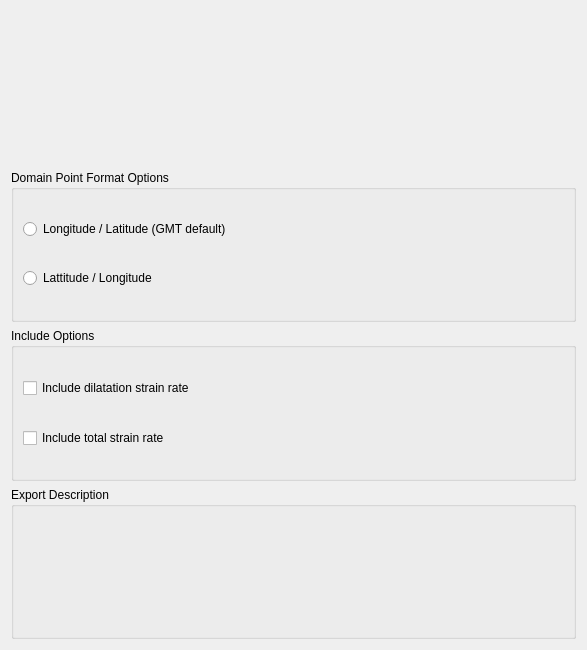
<?xml version="1.0" encoding="UTF-8"?>
<ui version="4.0">
 <class>ExportDeformationOptionsWidget</class>
 <widget class="QWidget" name="ExportDeformationOptionsWidget">
  <property name="geometry">
   <rect>
    <x>0</x>
    <y>0</y>
    <width>587</width>
    <height>650</height>
   </rect>
  </property>
  <property name="windowTitle">
   <string>Form</string>
  </property>
  <layout class="QVBoxLayout" name="verticalLayout_4">
   <item>
    <widget class="QWidget" name="widget_file_options" native="true"/>
   </item>
   <item>
    <widget class="QWidget" name="gmt_format_options" native="true">
     <layout class="QVBoxLayout" name="verticalLayout">
      <property name="spacing">
       <number>3</number>
      </property>
      <property name="margin">
       <number>0</number>
      </property>
      <item>
       <widget class="QGroupBox" name="gmt_domain_point_format_options">
        <property name="title">
         <string>Domain Point Format Options</string>
        </property>
        <layout class="QVBoxLayout" name="verticalLayout_7">
         <property name="spacing">
          <number>1</number>
         </property>
         <property name="leftMargin">
          <number>9</number>
         </property>
         <property name="topMargin">
          <number>1</number>
         </property>
         <property name="rightMargin">
          <number>9</number>
         </property>
         <property name="bottomMargin">
          <number>1</number>
         </property>
         <item>
          <widget class="QRadioButton" name="gmt_lon_lat_radio_button">
           <property name="text">
            <string>Longitude / Latitude (GMT default)</string>
           </property>
          </widget>
         </item>
         <item>
          <widget class="QRadioButton" name="gmt_lat_lon_radio_button">
           <property name="text">
            <string>Lattitude / Longitude</string>
           </property>
          </widget>
         </item>
        </layout>
       </widget>
      </item>
     </layout>
    </widget>
   </item>
   <item>
    <widget class="QGroupBox" name="inclusion_options">
     <property name="title">
      <string>Include Options</string>
     </property>
     <layout class="QVBoxLayout" name="verticalLayout_9">
      <property name="spacing">
       <number>1</number>
      </property>
      <property name="topMargin">
       <number>1</number>
      </property>
      <property name="bottomMargin">
       <number>1</number>
      </property>
      <item>
       <widget class="QCheckBox" name="include_dilatation_strain_rate_check_box">
        <property name="text">
         <string>Include dilatation strain rate</string>
        </property>
       </widget>
      </item>
      <item>
       <widget class="QCheckBox" name="include_second_invariant_strain_rate_check_box">
        <property name="text">
         <string>Include total strain rate</string>
        </property>
       </widget>
      </item>
     </layout>
    </widget>
   </item>
   <item>
    <widget class="QGroupBox" name="deformation_output_description_group_box">
     <property name="title">
      <string>Export Description</string>
     </property>
     <layout class="QVBoxLayout" name="verticalLayout_3">
      <property name="spacing">
       <number>3</number>
      </property>
      <property name="topMargin">
       <number>3</number>
      </property>
      <property name="bottomMargin">
       <number>3</number>
      </property>
      <item>
       <widget class="QLabel" name="deformation_output_description_label">
        <property name="text">
         <string/>
        </property>
       </widget>
      </item>
     </layout>
    </widget>
   </item>
  </layout>
 </widget>
 <resources>
  <include location="../qt-resources/qt_widgets.qrc"/>
 </resources>
 <connections/>
</ui>
